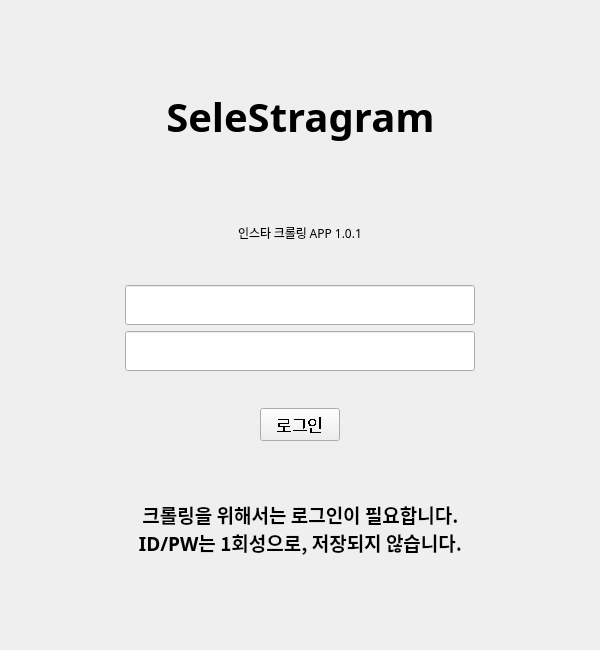
<?xml version="1.0" encoding="UTF-8"?>
<ui version="4.0">
 <class>Form</class>
 <widget class="QWidget" name="Form">
  <property name="geometry">
   <rect>
    <x>0</x>
    <y>0</y>
    <width>600</width>
    <height>650</height>
   </rect>
  </property>
  <property name="minimumSize">
   <size>
    <width>600</width>
    <height>650</height>
   </size>
  </property>
  <property name="maximumSize">
   <size>
    <width>600</width>
    <height>650</height>
   </size>
  </property>
  <property name="windowTitle">
   <string>Form</string>
  </property>
  <widget class="QWidget" name="verticalLayoutWidget">
   <property name="geometry">
    <rect>
     <x>20</x>
     <y>20</y>
     <width>561</width>
     <height>591</height>
    </rect>
   </property>
   <layout class="QVBoxLayout" name="verticalLayout">
    <property name="sizeConstraint">
     <enum>QLayout::SetDefaultConstraint</enum>
    </property>
    <item>
     <widget class="QLabel" name="label_2">
      <property name="sizePolicy">
       <sizepolicy hsizetype="Minimum" vsizetype="Fixed">
        <horstretch>0</horstretch>
        <verstretch>0</verstretch>
       </sizepolicy>
      </property>
      <property name="minimumSize">
       <size>
        <width>0</width>
        <height>130</height>
       </size>
      </property>
      <property name="font">
       <font>
        <family>IM혜민 Bold</family>
        <pointsize>30</pointsize>
        <weight>75</weight>
        <bold>true</bold>
       </font>
      </property>
      <property name="text">
       <string>SeleStragram</string>
      </property>
      <property name="alignment">
       <set>Qt::AlignCenter</set>
      </property>
     </widget>
    </item>
    <item>
     <layout class="QHBoxLayout" name="horizontalLayout_4">
      <property name="spacing">
       <number>6</number>
      </property>
      <item>
       <widget class="QLabel" name="label_3">
        <property name="sizePolicy">
         <sizepolicy hsizetype="Fixed" vsizetype="Fixed">
          <horstretch>0</horstretch>
          <verstretch>0</verstretch>
         </sizepolicy>
        </property>
        <property name="maximumSize">
         <size>
          <width>16777215</width>
          <height>30</height>
         </size>
        </property>
        <property name="font">
         <font>
          <family>IM혜민 Bold</family>
          <pointsize>9</pointsize>
         </font>
        </property>
        <property name="text">
         <string>인스타 크롤링 APP 1.0.1</string>
        </property>
        <property name="alignment">
         <set>Qt::AlignCenter</set>
        </property>
       </widget>
      </item>
     </layout>
    </item>
    <item>
     <layout class="QVBoxLayout" name="verticalLayout_4">
      <item>
       <layout class="QHBoxLayout" name="horizontalLayout">
        <item>
         <widget class="QLineEdit" name="ID_input">
          <property name="sizePolicy">
           <sizepolicy hsizetype="Fixed" vsizetype="Fixed">
            <horstretch>0</horstretch>
            <verstretch>0</verstretch>
           </sizepolicy>
          </property>
          <property name="minimumSize">
           <size>
            <width>350</width>
            <height>40</height>
           </size>
          </property>
          <property name="font">
           <font>
            <family>IM혜민 Bold</family>
            <pointsize>15</pointsize>
           </font>
          </property>
          <property name="alignment">
           <set>Qt::AlignCenter</set>
          </property>
         </widget>
        </item>
       </layout>
      </item>
      <item>
       <layout class="QHBoxLayout" name="horizontalLayout_2">
        <item>
         <widget class="QLineEdit" name="PW_input">
          <property name="sizePolicy">
           <sizepolicy hsizetype="Fixed" vsizetype="Fixed">
            <horstretch>0</horstretch>
            <verstretch>0</verstretch>
           </sizepolicy>
          </property>
          <property name="minimumSize">
           <size>
            <width>350</width>
            <height>40</height>
           </size>
          </property>
          <property name="font">
           <font>
            <family>IM혜민 Bold</family>
            <pointsize>15</pointsize>
           </font>
          </property>
          <property name="alignment">
           <set>Qt::AlignCenter</set>
          </property>
         </widget>
        </item>
       </layout>
      </item>
     </layout>
    </item>
    <item>
     <layout class="QHBoxLayout" name="horizontalLayout_3">
      <item>
       <widget class="QPushButton" name="login_button">
        <property name="sizePolicy">
         <sizepolicy hsizetype="Fixed" vsizetype="Fixed">
          <horstretch>0</horstretch>
          <verstretch>0</verstretch>
         </sizepolicy>
        </property>
        <property name="font">
         <font>
          <family>IM혜민 Bold</family>
          <pointsize>13</pointsize>
          <stylestrategy>NoAntialias</stylestrategy>
         </font>
        </property>
        <property name="text">
         <string>로그인</string>
        </property>
       </widget>
      </item>
     </layout>
    </item>
    <item>
     <layout class="QVBoxLayout" name="verticalLayout_3"/>
    </item>
    <item>
     <widget class="QLabel" name="label">
      <property name="sizePolicy">
       <sizepolicy hsizetype="Preferred" vsizetype="Fixed">
        <horstretch>0</horstretch>
        <verstretch>0</verstretch>
       </sizepolicy>
      </property>
      <property name="minimumSize">
       <size>
        <width>0</width>
        <height>100</height>
       </size>
      </property>
      <property name="font">
       <font>
        <family>IM_Hyemin</family>
        <pointsize>14</pointsize>
        <weight>75</weight>
        <bold>true</bold>
       </font>
      </property>
      <property name="text">
       <string>크롤링을 위해서는 로그인이 필요합니다.
ID/PW는 1회성으로, 저장되지 않습니다.</string>
      </property>
      <property name="alignment">
       <set>Qt::AlignCenter</set>
      </property>
     </widget>
    </item>
    <item>
     <layout class="QVBoxLayout" name="verticalLayout_2"/>
    </item>
   </layout>
  </widget>
 </widget>
 <resources/>
 <connections>
  <connection>
   <sender>login_button</sender>
   <signal>clicked()</signal>
   <receiver>Form</receiver>
   <slot>Login_commit()</slot>
   <hints>
    <hint type="sourcelabel">
     <x>221</x>
     <y>188</y>
    </hint>
    <hint type="destinationlabel">
     <x>331</x>
     <y>184</y>
    </hint>
   </hints>
  </connection>
 </connections>
 <slots>
  <slot>Login_commit()</slot>
  <slot>slot2()</slot>
 </slots>
</ui>
